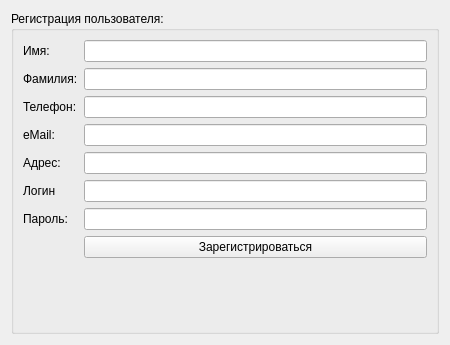
<?xml version="1.0" encoding="UTF-8"?>
<ui version="4.0">
 <class>RegWindow</class>
 <widget class="QWidget" name="RegWindow">
  <property name="geometry">
   <rect>
    <x>0</x>
    <y>0</y>
    <width>450</width>
    <height>345</height>
   </rect>
  </property>
  <property name="minimumSize">
   <size>
    <width>450</width>
    <height>345</height>
   </size>
  </property>
  <property name="maximumSize">
   <size>
    <width>450</width>
    <height>345</height>
   </size>
  </property>
  <property name="windowTitle">
   <string>Registration</string>
  </property>
  <layout class="QHBoxLayout" name="horizontalLayout">
   <item>
    <widget class="QGroupBox" name="groupBox">
     <property name="title">
      <string>Регистрация пользователя:</string>
     </property>
     <layout class="QHBoxLayout" name="horizontalLayout_2">
      <item>
       <layout class="QFormLayout" name="formLayout">
        <item row="0" column="0">
         <widget class="QLabel" name="label">
          <property name="text">
           <string>Имя:</string>
          </property>
         </widget>
        </item>
        <item row="1" column="0">
         <widget class="QLabel" name="label_2">
          <property name="text">
           <string>Фамилия:</string>
          </property>
         </widget>
        </item>
        <item row="2" column="0">
         <widget class="QLabel" name="label_3">
          <property name="text">
           <string>Телефон:</string>
          </property>
         </widget>
        </item>
        <item row="3" column="0">
         <widget class="QLabel" name="label_4">
          <property name="text">
           <string>eMail:</string>
          </property>
         </widget>
        </item>
        <item row="4" column="0">
         <widget class="QLabel" name="label_5">
          <property name="text">
           <string>Адрес:</string>
          </property>
         </widget>
        </item>
        <item row="5" column="0">
         <widget class="QLabel" name="label_6">
          <property name="text">
           <string>Логин</string>
          </property>
         </widget>
        </item>
        <item row="6" column="0">
         <widget class="QLabel" name="label_7">
          <property name="text">
           <string>Пароль:</string>
          </property>
         </widget>
        </item>
        <item row="0" column="1">
         <widget class="QLineEdit" name="name_line">
          <property name="maxLength">
           <number>20</number>
          </property>
         </widget>
        </item>
        <item row="1" column="1">
         <widget class="QLineEdit" name="lastName_line">
          <property name="maxLength">
           <number>20</number>
          </property>
         </widget>
        </item>
        <item row="2" column="1">
         <widget class="QLineEdit" name="phone_line">
          <property name="maxLength">
           <number>11</number>
          </property>
         </widget>
        </item>
        <item row="3" column="1">
         <widget class="QLineEdit" name="email_line">
          <property name="maxLength">
           <number>20</number>
          </property>
         </widget>
        </item>
        <item row="4" column="1">
         <widget class="QLineEdit" name="address_line">
          <property name="maxLength">
           <number>50</number>
          </property>
         </widget>
        </item>
        <item row="5" column="1">
         <widget class="QLineEdit" name="login_line">
          <property name="inputMethodHints">
           <set>Qt::ImhDigitsOnly</set>
          </property>
          <property name="maxLength">
           <number>4</number>
          </property>
          <property name="clearButtonEnabled">
           <bool>true</bool>
          </property>
         </widget>
        </item>
        <item row="6" column="1">
         <widget class="QLineEdit" name="passwd_line">
          <property name="maxLength">
           <number>6</number>
          </property>
          <property name="echoMode">
           <enum>QLineEdit::Password</enum>
          </property>
          <property name="clearButtonEnabled">
           <bool>true</bool>
          </property>
         </widget>
        </item>
        <item row="7" column="1">
         <widget class="QPushButton" name="reg_pushButton">
          <property name="text">
           <string>Зарегистрироваться</string>
          </property>
         </widget>
        </item>
        <item row="8" column="1">
         <widget class="QLabel" name="status_bar">
          <property name="text">
           <string/>
          </property>
         </widget>
        </item>
       </layout>
      </item>
     </layout>
    </widget>
   </item>
  </layout>
 </widget>
 <resources/>
 <connections/>
</ui>
